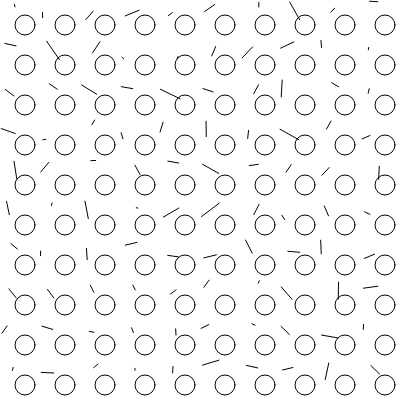
Frame 1 (no input)
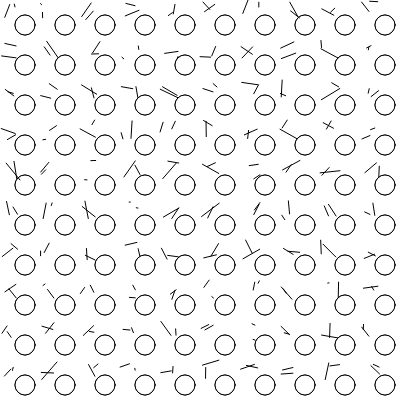
Frame 2 (the mouse pressed at the canvas centre, redrawn once)

The p5.js sketch that drew these frames (run headless with seeded random() and noise() and a simulated clock; the mouse was pressed at the canvas centre and the sketch redrawn once):

// p5.js sketch
// ── sketch.js
let width = 400;
let height = 400;
let gridcells = 10;
function setup() {
  createCanvas(400,400);

}

function draw() {
  
  angleMode(DEGREES);
  ellipseMode(CENTER);
  strokeWeight(1);
  noLoop();
for (let x = 0; x < gridcells; x++) {
  for (let y = 0; y < gridcells; y++) {
    // let a = atan2(mouseY - height / 2, mouseX - width / 2);
    
    push();

    translate(x*width/gridcells,
    y*height/gridcells);

    // rotate(random(30));

    ellipse(width/gridcells-15,
      height/gridcells-15,
      width/gridcells/2,
      height/gridcells/2);

      line(random(Math.floor(20)),
        random(Math.floor(20)),
        random(Math.floor(20)),
        random(Math.floor(20))
    )
    

    pop()
  }
  
}

}
       
    
  
  
  
